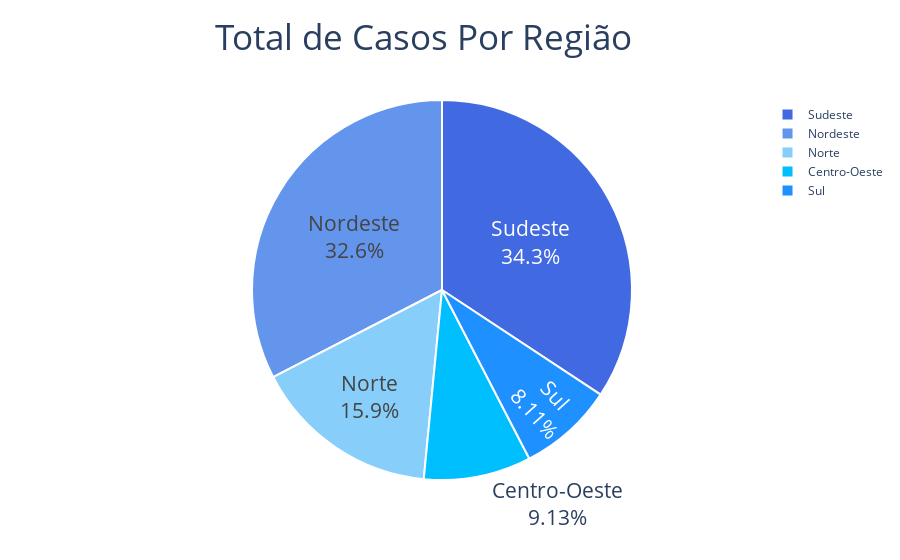

Write notebook code for a chart like this one.
### Code cell
#criando um gráfico de pizza com go.Pie
plotly()   #chamando a função

trace = go.Pie(labels=regioes, values=total_de_casos, #labels define os setores; values define os dados;
               textinfo='label+percent',   #textinfo define as informações que vão aparecer no gráfico estático
               hoverinfo='label+value+percent',   #hoverinfo define o que aparece quando passa o mouse em cima;
               textfont=dict(size=21),   #textfont pode passar o tamnho da letra
               marker=dict(colors=colors, line=dict(color='#ffffff', width=2)))  #marker serve para colocar a paleta de cores com colors; line modifica a linha entre os setores, pintando e aumentando a borda

fig = go.Figure([trace])  #criando uma figura com a lista dos trace

fig.update_layout(title = 'Porcentagem de Casos Por Região',
                  title_font_size = 35,
                  title_x = 0.47)

py.iplot(fig) #plotando o gráfico numa lista

### Figure 1 — Plotly figure (JSON) as saved in the notebook; plotly's stock layout.template omitted (floating-point values rounded to 4 significant figures)
{"data": [{"textfont": {"size": 21}, "labels": ["Nordeste", "Sudeste", "Sul", "Centro-Oeste", "Norte"], "values": [795639, 837243, 198183, 223105, 388205], "hoverinfo": "label+value+percent", "marker": {"colors": ["#6495ED", "#4169E1", "#1E90FF", "#00BFFF", "#87CEFA"], "line": {"color": "#ffffff", "width": 2}}, "textinfo": "label+percent", "type": "pie"}], "layout": {"title": {"text": "Total de Casos Por Região", "font": {"size": 35}, "x": 0.47}}}
